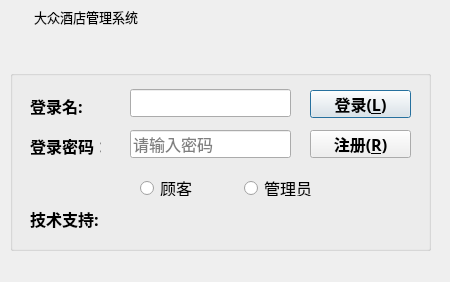
<?xml version="1.0" encoding="UTF-8"?>
<ui version="4.0">
 <class>LoginDialog</class>
 <widget class="QDialog" name="LoginDialog">
  <property name="geometry">
   <rect>
    <x>0</x>
    <y>0</y>
    <width>450</width>
    <height>282</height>
   </rect>
  </property>
  <property name="windowTitle">
   <string>Dialog</string>
  </property>
  <widget class="QWidget" name="widget_title" native="true">
   <property name="geometry">
    <rect>
     <x>0</x>
     <y>0</y>
     <width>451</width>
     <height>33</height>
    </rect>
   </property>
   <property name="sizePolicy">
    <sizepolicy hsizetype="Preferred" vsizetype="Maximum">
     <horstretch>0</horstretch>
     <verstretch>0</verstretch>
    </sizepolicy>
   </property>
   <property name="minimumSize">
    <size>
     <width>100</width>
     <height>33</height>
    </size>
   </property>
   <property name="mouseTracking">
    <bool>false</bool>
   </property>
   <layout class="QHBoxLayout" name="horizontalLayout_2" stretch="0,0,0">
    <property name="spacing">
     <number>4</number>
    </property>
    <property name="sizeConstraint">
     <enum>QLayout::SetNoConstraint</enum>
    </property>
    <property name="margin">
     <number>0</number>
    </property>
    <item>
     <widget class="QLabel" name="lab_Ico">
      <property name="sizePolicy">
       <sizepolicy hsizetype="Minimum" vsizetype="Preferred">
        <horstretch>0</horstretch>
        <verstretch>0</verstretch>
       </sizepolicy>
      </property>
      <property name="minimumSize">
       <size>
        <width>30</width>
        <height>0</height>
       </size>
      </property>
      <property name="text">
       <string/>
      </property>
      <property name="alignment">
       <set>Qt::AlignCenter</set>
      </property>
     </widget>
    </item>
    <item>
     <widget class="QLabel" name="lab_Title">
      <property name="sizePolicy">
       <sizepolicy hsizetype="Expanding" vsizetype="Preferred">
        <horstretch>0</horstretch>
        <verstretch>0</verstretch>
       </sizepolicy>
      </property>
      <property name="font">
       <font>
        <family>微软雅黑</family>
        <pointsize>10</pointsize>
        <weight>50</weight>
        <italic>false</italic>
        <bold>false</bold>
       </font>
      </property>
      <property name="styleSheet">
       <string notr="true">font: 10pt &quot;微软雅黑&quot;;</string>
      </property>
      <property name="text">
       <string>大众酒店管理系统</string>
      </property>
      <property name="alignment">
       <set>Qt::AlignLeading|Qt::AlignLeft|Qt::AlignVCenter</set>
      </property>
     </widget>
    </item>
    <item>
     <widget class="QWidget" name="widget_menu" native="true">
      <property name="sizePolicy">
       <sizepolicy hsizetype="Minimum" vsizetype="Preferred">
        <horstretch>0</horstretch>
        <verstretch>0</verstretch>
       </sizepolicy>
      </property>
      <layout class="QHBoxLayout" name="horizontalLayout">
       <property name="spacing">
        <number>0</number>
       </property>
       <property name="margin">
        <number>0</number>
       </property>
       <item>
        <widget class="QPushButton" name="btnMenu">
         <property name="sizePolicy">
          <sizepolicy hsizetype="Minimum" vsizetype="Expanding">
           <horstretch>0</horstretch>
           <verstretch>0</verstretch>
          </sizepolicy>
         </property>
         <property name="minimumSize">
          <size>
           <width>31</width>
           <height>0</height>
          </size>
         </property>
         <property name="cursor">
          <cursorShape>ArrowCursor</cursorShape>
         </property>
         <property name="focusPolicy">
          <enum>Qt::NoFocus</enum>
         </property>
         <property name="toolTip">
          <string>菜单</string>
         </property>
         <property name="text">
          <string/>
         </property>
         <property name="flat">
          <bool>true</bool>
         </property>
        </widget>
       </item>
       <item>
        <widget class="QPushButton" name="btnMenu_Min">
         <property name="sizePolicy">
          <sizepolicy hsizetype="Minimum" vsizetype="Expanding">
           <horstretch>0</horstretch>
           <verstretch>0</verstretch>
          </sizepolicy>
         </property>
         <property name="minimumSize">
          <size>
           <width>31</width>
           <height>0</height>
          </size>
         </property>
         <property name="cursor">
          <cursorShape>ArrowCursor</cursorShape>
         </property>
         <property name="focusPolicy">
          <enum>Qt::NoFocus</enum>
         </property>
         <property name="toolTip">
          <string>最小化</string>
         </property>
         <property name="text">
          <string/>
         </property>
         <property name="flat">
          <bool>true</bool>
         </property>
        </widget>
       </item>
       <item>
        <widget class="QPushButton" name="btnMenu_Close">
         <property name="sizePolicy">
          <sizepolicy hsizetype="Minimum" vsizetype="Expanding">
           <horstretch>0</horstretch>
           <verstretch>0</verstretch>
          </sizepolicy>
         </property>
         <property name="minimumSize">
          <size>
           <width>40</width>
           <height>0</height>
          </size>
         </property>
         <property name="cursor">
          <cursorShape>ArrowCursor</cursorShape>
         </property>
         <property name="focusPolicy">
          <enum>Qt::NoFocus</enum>
         </property>
         <property name="toolTip">
          <string>关闭</string>
         </property>
         <property name="text">
          <string/>
         </property>
         <property name="flat">
          <bool>true</bool>
         </property>
        </widget>
       </item>
      </layout>
     </widget>
    </item>
   </layout>
  </widget>
  <widget class="QGroupBox" name="groupBox">
   <property name="geometry">
    <rect>
     <x>10</x>
     <y>70</y>
     <width>421</width>
     <height>181</height>
    </rect>
   </property>
   <property name="title">
    <string/>
   </property>
   <widget class="QLabel" name="labUserName">
    <property name="geometry">
     <rect>
      <x>20</x>
      <y>20</y>
      <width>71</width>
      <height>31</height>
     </rect>
    </property>
    <property name="font">
     <font>
      <family>楷体</family>
      <pointsize>12</pointsize>
      <weight>75</weight>
      <bold>true</bold>
     </font>
    </property>
    <property name="text">
     <string>登录名:</string>
    </property>
   </widget>
   <widget class="QLabel" name="labUserPwd">
    <property name="geometry">
     <rect>
      <x>20</x>
      <y>60</y>
      <width>71</width>
      <height>31</height>
     </rect>
    </property>
    <property name="font">
     <font>
      <family>楷体</family>
      <pointsize>12</pointsize>
      <weight>75</weight>
      <bold>true</bold>
     </font>
    </property>
    <property name="text">
     <string>登录密码：</string>
    </property>
   </widget>
   <widget class="QLineEdit" name="txtUserPwd">
    <property name="geometry">
     <rect>
      <x>120</x>
      <y>60</y>
      <width>161</width>
      <height>28</height>
     </rect>
    </property>
    <property name="font">
     <font>
      <family>楷体</family>
      <pointsize>12</pointsize>
     </font>
    </property>
    <property name="toolTip">
     <string>请输入密码</string>
    </property>
    <property name="text">
     <string/>
    </property>
    <property name="echoMode">
     <enum>QLineEdit::Password</enum>
    </property>
    <property name="alignment">
     <set>Qt::AlignLeading|Qt::AlignLeft|Qt::AlignVCenter</set>
    </property>
    <property name="placeholderText">
     <string>请输入密码</string>
    </property>
   </widget>
   <widget class="QPushButton" name="btnLogin">
    <property name="geometry">
     <rect>
      <x>300</x>
      <y>20</y>
      <width>101</width>
      <height>28</height>
     </rect>
    </property>
    <property name="font">
     <font>
      <family>楷体</family>
      <pointsize>12</pointsize>
      <weight>75</weight>
      <bold>true</bold>
     </font>
    </property>
    <property name="cursor">
     <cursorShape>OpenHandCursor</cursorShape>
    </property>
    <property name="text">
     <string>登录(&amp;L)</string>
    </property>
    <property name="icon">
     <iconset resource="image.qrc">
      <normaloff>:/image/update.png</normaloff>:/image/update.png</iconset>
    </property>
    <property name="iconSize">
     <size>
      <width>20</width>
      <height>20</height>
     </size>
    </property>
   </widget>
   <widget class="QPushButton" name="btnresgister">
    <property name="geometry">
     <rect>
      <x>300</x>
      <y>60</y>
      <width>101</width>
      <height>28</height>
     </rect>
    </property>
    <property name="font">
     <font>
      <family>楷体</family>
      <pointsize>12</pointsize>
      <weight>75</weight>
      <bold>true</bold>
     </font>
    </property>
    <property name="cursor">
     <cursorShape>OpenHandCursor</cursorShape>
    </property>
    <property name="toolTip">
     <string>&lt;html&gt;&lt;head/&gt;&lt;body&gt;&lt;p&gt;&lt;br/&gt;&lt;/p&gt;&lt;/body&gt;&lt;/html&gt;</string>
    </property>
    <property name="whatsThis">
     <string>&lt;html&gt;&lt;head/&gt;&lt;body&gt;&lt;p&gt;&lt;br/&gt;&lt;/p&gt;&lt;/body&gt;&lt;/html&gt;</string>
    </property>
    <property name="text">
     <string>注册(&amp;R)</string>
    </property>
    <property name="icon">
     <iconset resource="image.qrc">
      <normaloff>:/image/delete.png</normaloff>:/image/delete.png</iconset>
    </property>
    <property name="iconSize">
     <size>
      <width>20</width>
      <height>20</height>
     </size>
    </property>
   </widget>
   <widget class="QLabel" name="labCompany">
    <property name="geometry">
     <rect>
      <x>20</x>
      <y>133</y>
      <width>381</width>
      <height>31</height>
     </rect>
    </property>
    <property name="font">
     <font>
      <family>楷体</family>
      <pointsize>12</pointsize>
      <weight>75</weight>
      <bold>true</bold>
     </font>
    </property>
    <property name="text">
     <string>技术支持:</string>
    </property>
   </widget>
   <widget class="QRadioButton" name="radioButtonCustomer">
    <property name="geometry">
     <rect>
      <x>130</x>
      <y>110</y>
      <width>89</width>
      <height>16</height>
     </rect>
    </property>
    <property name="font">
     <font>
      <family>楷体</family>
      <pointsize>12</pointsize>
     </font>
    </property>
    <property name="text">
     <string>顾客</string>
    </property>
   </widget>
   <widget class="QRadioButton" name="radioButtonAdmin">
    <property name="geometry">
     <rect>
      <x>234</x>
      <y>110</y>
      <width>89</width>
      <height>16</height>
     </rect>
    </property>
    <property name="font">
     <font>
      <family>楷体</family>
      <pointsize>12</pointsize>
     </font>
    </property>
    <property name="text">
     <string>管理员</string>
    </property>
   </widget>
   <widget class="QLineEdit" name="txtUserName">
    <property name="geometry">
     <rect>
      <x>120</x>
      <y>19</y>
      <width>161</width>
      <height>28</height>
     </rect>
    </property>
    <property name="font">
     <font>
      <family>楷体</family>
      <pointsize>12</pointsize>
      <weight>75</weight>
      <bold>true</bold>
     </font>
    </property>
   </widget>
  </widget>
 </widget>
 <resources>
  <include location="image.qrc"/>
 </resources>
 <connections/>
</ui>
